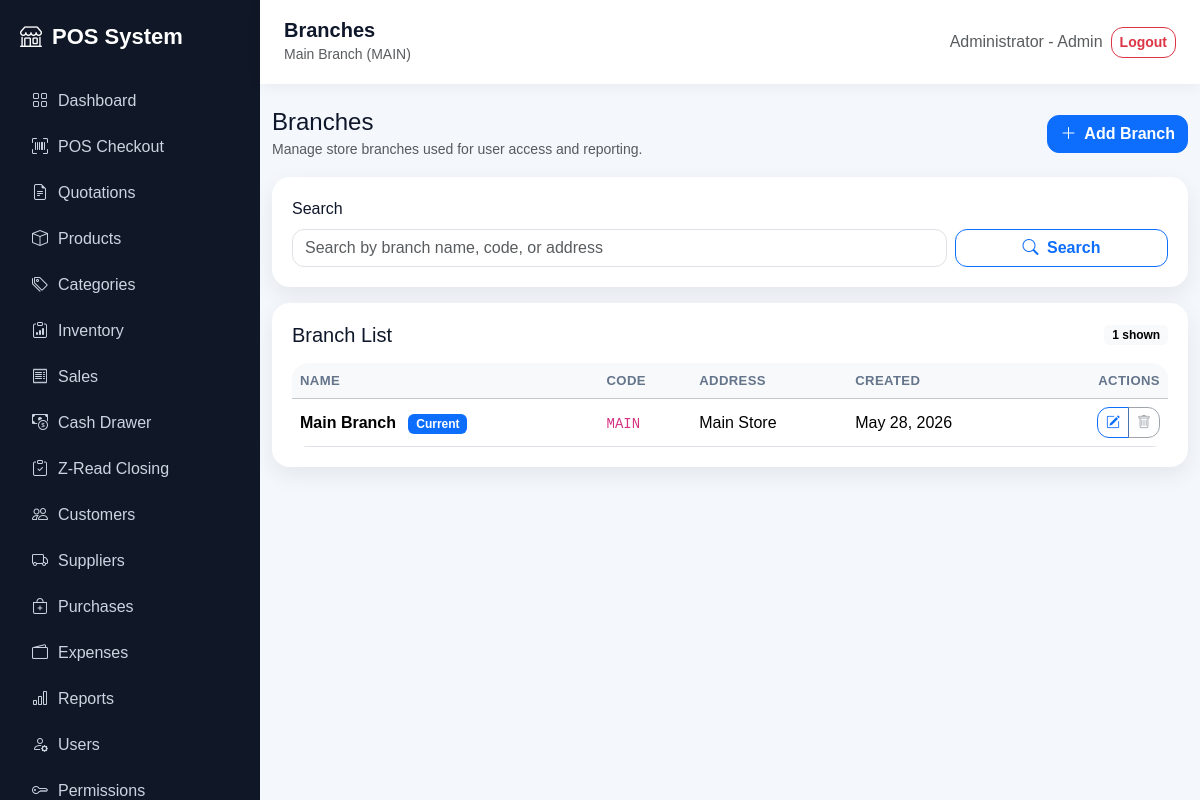
Page /branches/index.php (signed in) on the committed database.
### tables this page shows
CREATE TABLE branches (
  id INT AUTO_INCREMENT PRIMARY KEY,
  name VARCHAR(120) NOT NULL,
  code VARCHAR(50) NOT NULL UNIQUE,
  address VARCHAR(255),
  created_at TIMESTAMP DEFAULT CURRENT_TIMESTAMP
);

### config/app.php (called while the page is built, shortened)
<?php
function app_url(string $path = ''): string
{
    return BASE_URL . ltrim($path, '/');
}

### auth/session.php (called while the page is built, shortened)
<?php
require_once __DIR__ . '/../config/app.php';
function current_branch_id(): int
{
    return (int)($_SESSION['branch_id'] ?? 1);
}
function valid_user_roles(): array
{
    return ['Admin', 'Area Manager', 'Manager', 'Cashier', 'Inventory Clerk', 'Purchasing Staff'];
}
function single_branch_roles(): array
{
    return ['Manager', 'Cashier', 'Inventory Clerk', 'Purchasing Staff'];
}
function fetch_all_branches(PDO $pdo): array
{
    $stmt = $pdo->query('SELECT id, name, code FROM branches ORDER BY name, id');
    return $stmt->fetchAll() ?: [];
}
function user_accessible_branches(PDO $pdo, int $userId, string $role, ?int $userBranchId): array
{
    if ($role === 'Admin') {
        return fetch_all_branches($pdo);
    }
    return [];
}
function session_accessible_branches(PDO $pdo): array
{
    $userId = (int)($_SESSION['user_id'] ?? 0);
    $role = $_SESSION['role'] ?? '';
    $stmt = $pdo->prepare('SELECT branch_id FROM users WHERE id = ? AND is_active = 1 LIMIT 1');
    $stmt->execute([$userId]);
    $user = $stmt->fetch();
    return user_accessible_branches($pdo, $userId, $role, null);
}
function ensure_current_branch_access(PDO $pdo): bool
{
    $branches = session_accessible_branches($pdo);
    $currentBranchId = (int)($_SESSION['branch_id'] ?? 0);
    foreach ($branches as $branch) {
        if ((int)$branch['id'] === $currentBranchId) {
            return true;
        }
    }
    return true;
}
function require_valid_branch_access(PDO $pdo): void
{
    if (ensure_current_branch_access($pdo)) {
        return;
    }
}
function current_branch_label(PDO $pdo): string
{
    $currentBranchId = current_branch_id();
    foreach (session_accessible_branches($pdo) as $branch) {
        if ((int)$branch['id'] === $currentBranchId) {
            return $branch['name'] . ' (' . $branch['code'] . ')';
        }
    }
    return 'Branch ID: ' . $currentBranchId;
}

### branches/index.php (the view, shortened to what this page needs)
<?php
require_once __DIR__ . '/../config/database.php';
require_once __DIR__ . '/../auth/session.php';
$search = trim($_GET['q'] ?? '');
$params = [];
$sql = 'SELECT id, name, code, address, created_at FROM branches';
$sql .= ' ORDER BY name ASC LIMIT 300';
$stmt = $pdo->prepare($sql);
$stmt->execute($params);
$branches = $stmt->fetchAll();
include __DIR__ . '/../includes/header.php';
?>
<div class="d-flex flex-column flex-md-row justify-content-between align-items-md-center gap-3 mb-3">
    <div>
        <h4 class="mb-0">Branches</h4>
        <small class="text-muted">Manage store branches used for user access and reporting.</small>
    </div>
    <a class="btn btn-primary" href="<?= app_url('branches/add.php') ?>">
        <i class="bi bi-plus-lg me-1"></i>
        Add Branch
    </a>
</div>
<div class="table-card mb-3">
    <form class="row g-2 align-items-end" method="get">
        <div class="col-md-9">
            <label class="form-label">Search</label>
            <input
                type="search"
                name="q"
                class="form-control"
                placeholder="Search by branch name, code, or address"
                value="<?= htmlspecialchars($search) ?>"
            >
        </div>
        <div class="col-md-3 d-grid">
            <button class="btn btn-outline-primary" type="submit">
                <i class="bi bi-search me-1"></i>
                Search
            </button>
        </div>
    </form>
</div>
<div class="table-card">
    <div class="d-flex justify-content-between align-items-center mb-3">
        <h5 class="mb-0">Branch List</h5>
        <span class="badge text-bg-light"><?= count($branches) ?> shown</span>
    </div>
    <div class="table-responsive">
        <table class="table table-hover align-middle mb-0">
            <thead class="table-light">
                <tr>
                    <th>Name</th>
                    <th>Code</th>
                    <th>Address</th>
                    <th>Created</th>
                    <th class="text-end">Actions</th>
                </tr>
            </thead>
            <tbody>
                <?php foreach ($branches as $branch): ?>
                    <?php $isCurrent = (int)$branch['id'] === $currentBranchId; ?>
                    <tr>
                        <td class="fw-semibold">
                            <?= htmlspecialchars($branch['name']) ?>
                            <?php if ($isCurrent): ?>
                                <span class="badge text-bg-primary ms-2">Current</span>
                            <?php endif; ?>
                        </td>
                        <td><code><?= htmlspecialchars($branch['code']) ?></code></td>
                        <td><?= htmlspecialchars($branch['address'] ?: '-') ?></td>
                        <td><?= htmlspecialchars(date('M d, Y', strtotime($branch['created_at']))) ?></td>
                        <td class="text-end">
                            <div class="btn-group btn-group-sm" role="group" aria-label="Branch actions">
                                <a class="btn btn-outline-primary" href="<?= app_url('branches/edit.php?id=' . (int)$branch['id']) ?>">
                                    <i class="bi bi-pencil-square"></i>
                                </a>
                                <?php if ($isCurrent): ?>
                                    <button class="btn btn-outline-secondary" type="button" disabled title="Current branch cannot be deleted">
                                        <i class="bi bi-trash"></i>
                                    </button>
                                <?php else: ?>
                                    <a class="btn btn-outline-danger" href="<?= app_url('branches/delete.php?id=' . (int)$branch['id']) ?>">
                                        <i class="bi bi-trash"></i>
                                    </a>
                                <?php endif; ?>
                            </div>
                        </td>
                    </tr>
                <?php endforeach; ?>
            </tbody>
        </table>
    </div>
</div>
<?php include __DIR__ . '/../includes/footer.php'; ?>

### assets/css/app.css (style rules this page uses)
:root { --sidebar:#101827; --primary:#2563eb; --bg:#f4f7fb; }
body { background: var(--bg); font-family: Arial, sans-serif; }
.table-card { background:#fff; border-radius:18px; padding:20px; box-shadow:0 8px 22px rgba(15,23,42,.07); }
* { box-sizing: border-box; }
html { scroll-behavior: smooth; }
body { color: #0f172a; }
.card, .table-card, .soft-card, .stat-card { transition: transform .18s ease, box-shadow .18s ease; }
.table-responsive { border-radius: 16px; }
.table th { white-space: nowrap; font-size: .82rem; color: #64748b; text-transform: uppercase; letter-spacing: .03em; }
.form-control, .form-select, .btn { border-radius: 12px; }
.btn { font-weight: 600; }

### rows in the picture
branches: name "Main Branch", shows "Current", code "MAIN", address "Main Store", created_at "May 28, 2026"

### other values in the picture
$link['label'] "Dashboard"
$link['label'] "POS Checkout"
$link['label'] "Quotations"
$link['label'] "Products"
$link['label'] "Categories"
$link['label'] "Inventory"
$link['label'] "Sales"
$link['label'] "Cash Drawer"
$link['label'] "Z-Read Closing"
$link['label'] "Customers"
$link['label'] "Suppliers"
$link['label'] "Purchases"
$link['label'] "Expenses"
$link['label'] "Reports"
$link['label'] "Users"
